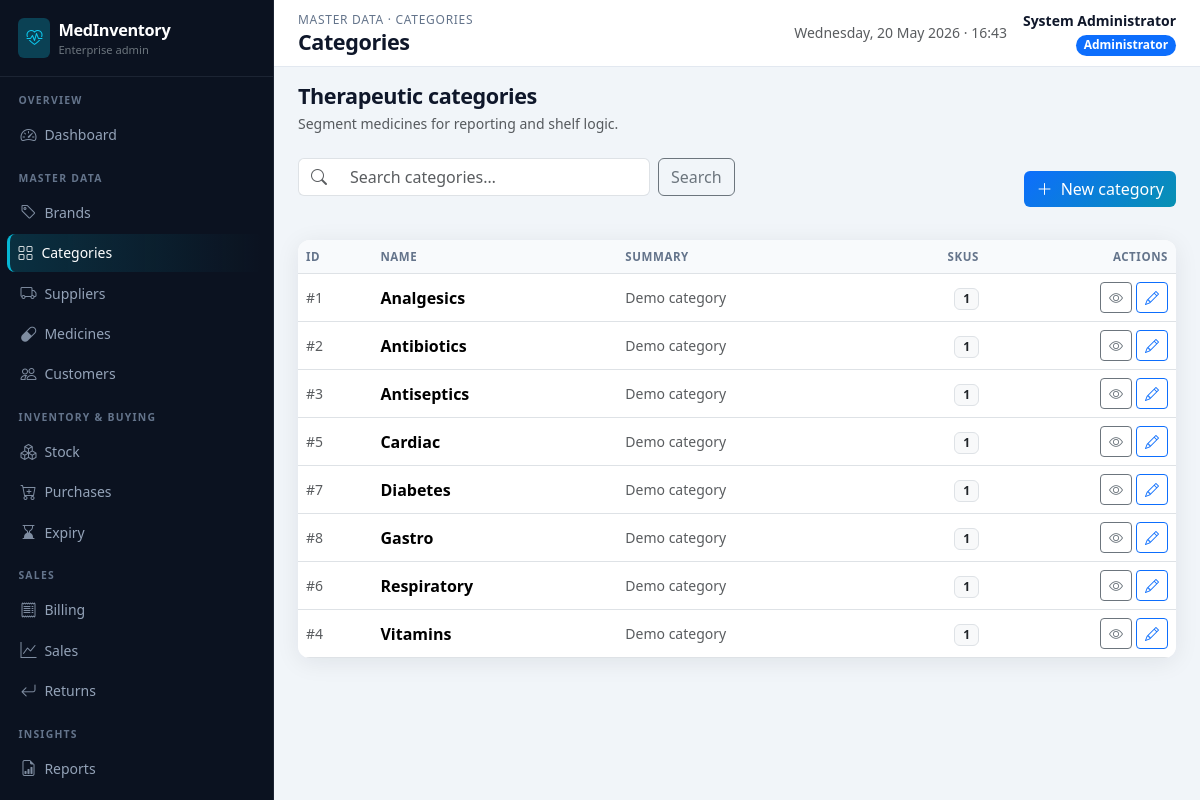
The app's page /admin/categories (signed in) with its own data.
### app/models.py (models this page shows, shortened)
class User(UserMixin, db.Model):
    __tablename__ = "users"
    id = db.Column(db.Integer, primary_key=True)
    username = db.Column(db.String(80), unique=True, nullable=False, index=True)
    password_hash = db.Column(db.String(256), nullable=False)
    full_name = db.Column(db.String(120), nullable=False)
    email = db.Column(db.String(120))
    phone = db.Column(db.String(32))
    role = db.Column(db.String(20), nullable=False, default="staff")  # admin | staff
    is_active = db.Column(db.Boolean, default=True)
    created_at = db.Column(db.DateTime, default=datetime.utcnow)
    bills = db.relationship("Bill", backref="staff", lazy="dynamic")
    returns = db.relationship("MedicineReturn", backref="staff", lazy="dynamic")

class Category(db.Model):
    __tablename__ = "categories"
    id = db.Column(db.Integer, primary_key=True)
    name = db.Column(db.String(120), unique=True, nullable=False, index=True)
    description = db.Column(db.Text)
    medicines = db.relationship("Medicine", backref="category", lazy="dynamic")

### app/admin_routes.py (the view)
@admin_bp.route("/categories")
@login_required
@admin_required
def categories():
    q = (request.args.get("q") or "").strip()
    page = request.args.get("page", 1, type=int) or 1
    query = Category.query
    if q:
        query = query.filter(Category.name.ilike(f"%{q}%"))
    query = query.order_by(Category.name)
    pagination = query.paginate(page=page, per_page=15, error_out=False)
    return render_template(
        "admin/categories_list.html",
        categories=pagination.items,
        pagination=pagination,
        q=q,
    )

### app/utils.py (called while the page is built)
def admin_required(view):
    @wraps(view)
    def wrapped(*args, **kwargs):
        if not current_user.is_authenticated:
            flash("Please log in to continue.", "warning")
            return redirect(url_for("main.login", next=request.url))
        if current_user.role != "admin":
            flash("You do not have permission to access that page.", "danger")
            return redirect(url_for("staff.dashboard"))
        return view(*args, **kwargs)
    return wrapped

### app/templates/admin/categories_list.html (shortened to what this page needs)
{% extends "admin/layout.html" %}
{% from "admin/_macros.html" import page_heading, toolbar_search, action_group, pagination_nav with context %}
{% block breadcrumb %}Master data · Categories{% endblock %}
{% block page_title %}Categories{% endblock %}
{% block content %}
{{ page_heading("Therapeutic categories", "Segment medicines for reporting and shelf logic.") }}
<div class="page-action-bar">
  <div class="flex-grow-1">{{ toolbar_search(url_for('admin.categories'), 'Search categories…', q) }}</div>
  <a href="{{ url_for('admin.category_new') }}" class="btn btn-brand"><i class="bi bi-plus-lg me-1"></i> New category</a>
</div>
<div class="card card-soft table-responsive">
  <table class="table table-hover align-middle mb-0">
    <thead><tr><th>ID</th><th>Name</th><th>Summary</th><th class="text-end">SKUs</th><th class="text-end">Actions</th></tr></thead>
    <tbody>
      {% for c in categories %}
      <tr>
        <td class="text-muted small">#{{ c.id }}</td>
        <td class="fw-semibold">{{ c.name }}</td>
        <td class="text-muted small">{% if c.description %}{{ c.description[:70] }}{% if c.description|length > 70 %}…{% endif %}{% else %}—{% endif %}</td>
        <td class="text-end"><span class="badge bg-light text-dark border">{{ c.medicines.count() }}</span></td>
        <td class="text-end">{{ action_group(url_for('admin.category_detail', cid=c.id), url_for('admin.category_edit', cid=c.id), url_for('admin.category_delete', cid=c.id) if c.medicines.count() == 0 else None) }}</td>
      </tr>
      {% else %}
      <tr><td colspan="5"><div class="empty-state">No categories. <a href="{{ url_for('admin.category_new') }}">Add one</a>.</div></td></tr>
      {% endfor %}
    </tbody>
  </table>
</div>
{% endblock %}

### app/templates/admin/layout.html (shortened to what this page needs)
{% extends "base.html" %}
{% block body %}
<div class="admin-shell d-flex">
  <aside class="sidebar-admin no-print d-none d-lg-block">
    <div class="brand-block">
      <div class="d-flex align-items-center gap-2 text-white">
        <span class="rounded-2 bg-info bg-opacity-25 d-flex p-2"><i class="bi bi-heart-pulse text-info"></i></span>
        <div>
          <div class="product-name fw-bold">MedInventory</div>
          <div class="small text-secondary" style="font-size:0.7rem;">Enterprise admin</div>
        </div>
      </div>
    </div>
    <nav class="nav flex-column pb-4">
      <div class="nav-section-label">Overview</div>
      <a class="nav-link {% if request.endpoint == 'admin.dashboard' %}active{% endif %}" href="{{ url_for('admin.dashboard') }}"><i class="bi bi-speedometer2"></i> Dashboard</a>
      <div class="nav-section-label">Master data</div>
      <a class="nav-link {% if request.endpoint in ['admin.brands','admin.brand_detail','admin.brand_new','admin.brand_edit'] %}active{% endif %}" href="{{ url_for('admin.brands') }}"><i class="bi bi-tag"></i> Brands</a>
      <a class="nav-link {% if request.endpoint in ['admin.categories','admin.category_detail','admin.category_new','admin.category_edit'] %}active{% endif %}" href="{{ url_for('admin.categories') }}"><i class="bi bi-grid"></i> Categories</a>
      <a class="nav-link {% if request.endpoint in ['admin.suppliers','admin.supplier_detail','admin.supplier_new','admin.supplier_edit'] %}active{% endif %}" href="{{ url_for('admin.suppliers') }}"><i class="bi bi-truck"></i> Suppliers</a>
      <a class="nav-link " href="{{ url_for('admin.medicines') }}"><i class="bi bi-capsule"></i> Medicines</a>
      <a class="nav-link " href="{{ url_for('admin.customers') }}"><i class="bi bi-people"></i> Customers</a>
      <div class="nav-section-label">Inventory &amp; buying</div>
      <a class="nav-link {% if 'stock' in (request.endpoint or '') %}active{% endif %}" href="{{ url_for('admin.stock_index') }}"><i class="bi bi-boxes"></i> Stock</a>
      <a class="nav-link " href="{{ url_for('admin.purchases') }}"><i class="bi bi-cart-plus"></i> Purchases</a>
      <a class="nav-link {% if request.endpoint == 'admin.expiry_index' %}active{% endif %}" href="{{ url_for('admin.expiry_index') }}"><i class="bi bi-hourglass-bottom"></i> Expiry</a>
      <div class="nav-section-label">Sales</div>
      <a class="nav-link {% if 'billing' in (request.endpoint or '') %}active{% endif %}" href="{{ url_for('admin.billing_list') }}"><i class="bi bi-receipt"></i> Billing</a>
      <a class="nav-link {% if request.endpoint in ['admin.sales','admin.sales_medicine_wise','admin.sales_daily','admin.sales_monthly'] %}active{% endif %}" href="{{ url_for('admin.sales') }}"><i class="bi bi-graph-up"></i> Sales</a>
      <a class="nav-link {% if 'returns' in (request.endpoint or '') %}active{% endif %}" href="{{ url_for('admin.returns_list') }}"><i class="bi bi-arrow-return-left"></i> Returns</a>
      <div class="nav-section-label">Insights</div>
      <a class="nav-link" href="{{ url_for('admin.reports', name='stock') }}"><i class="bi bi-file-earmark-bar-graph"></i> Reports</a>
      <a class="nav-link {% if request.endpoint == 'admin.analytics' %}active{% endif %}" href="{{ url_for('admin.analytics') }}"> Analytics</a>
    </nav>
  </aside>
  <div class="main-with-sidebar flex-grow-1">
    <header class="topbar d-flex flex-wrap justify-content-between align-items-center gap-2 no-print">
      <div class="d-flex align-items-center gap-2">
        <div>
          <div class="admin-breadcrumb">{% block breadcrumb %}Administration{% endblock %}</div>
          <h1 class="admin-page-title mb-0">{% block page_title %}Console{% endblock %}</h1>
        </div>
      </div>
      <div class="d-flex align-items-center gap-3 text-end">
        <div class="d-none d-md-block small text-muted">{{ moment or '' }}</div>
        <div>
          <div class="fw-semibold small">{{ current_user.full_name }}</div>
          <span class="badge text-bg-primary rounded-pill">Administrator</span>
        </div>
      </div>
    </header>
    <main class="p-4 pt-3">
      {% block content %}{% endblock %}
    </main>
  </div>
</div>
{% endblock %}

### app/templates/admin/_macros.html (shortened to what this page needs)
{% macro page_heading(title, subtitle=None) %}
<div class="admin-page-head mb-4">
  <h1 class="admin-page-title mb-1">{{ title }}</h1>
  {% if subtitle %}<p class="text-muted small mb-0">{{ subtitle }}</p>{% endif %}
</div>
{% endmacro %}
{% macro toolbar_search(action_url, placeholder='Search…', q='') %}
<form class="row g-2 align-items-center flex-wrap mb-4" method="get" action="{{ action_url }}">
  <div class="col-auto flex-grow-1" style="min-width:220px;max-width:360px">
    <div class="input-group">
      <span class="input-group-text bg-white border-end-0"><i class="bi bi-search text-muted"></i></span>
      <input type="search" class="form-control border-start-0" name="q" value="{{ q }}" placeholder="{{ placeholder }}" autocomplete="off">
    </div>
  </div>
  <div class="col-auto">
    <button type="submit" class="btn btn-outline-secondary">Search</button>
  </div>
</form>
{% endmacro %}
{% macro action_group(view_url, edit_url, delete_url=None, delete_confirm='Delete this record?') %}
<div class="d-flex flex-wrap gap-1 justify-content-end">
  <a href="{{ view_url }}" class="btn btn-sm btn-outline-secondary" title="View"><i class="bi bi-eye"></i></a>
  <a href="{{ edit_url }}" class="btn btn-sm btn-outline-primary" title="Edit"><i class="bi bi-pencil"></i></a>
</div>
{% endmacro %}

### app/static/css/app.css (style rules this page uses)
:root { --mi-primary: #0d6efd; --mi-sidebar: #0b1220; --mi-sidebar-border: rgba(148, 163, 184, 0.12); --mi-sidebar-hover: #151f32; --mi-accent: #06b6d4; --mi-card-shadow: 0 4px 24px rgba(15, 23, 42, 0.08); --mi-topbar-h: 64px; }
body { font-family: "Segoe UI", system-ui, -apple-system, Roboto, "Helvetica Neue", sans-serif; background: #f1f5f9; color: #0f172a; }
.card-soft { border: none; box-shadow: var(--mi-card-shadow); border-radius: 12px; background: #fff; }
.sidebar-admin { min-height: 100vh; background: var(--mi-sidebar); color: #e2e8f0; width: 274px; position: fixed; left: 0; top: 0; z-index: 1040; padding: 0; overflow-y: auto; border-right: 1px solid var(--mi-sidebar-border); }
.sidebar-admin .brand-block { padding: 1.1rem 1.15rem; border-bottom: 1px solid var(--mi-sidebar-border); }
.sidebar-admin .brand-block .product-name { font-size: 1.02rem; letter-spacing: -0.02em; }
.sidebar-admin .nav-section-label { font-size: 0.65rem; text-transform: uppercase; letter-spacing: 0.12em; color: #64748b; padding: 1rem 1.15rem 0.35rem; font-weight: 600; }
.sidebar-admin a.nav-link { color: #94a3b8; border-radius: 8px; margin: 1px 10px; padding: 0.45rem 0.65rem; font-size: 0.875rem; display: flex; align-items: center; gap: 0.5rem; }
.sidebar-admin a.nav-link i { font-size: 1rem; opacity: 0.85; }
.sidebar-admin a.nav-link.active { background: linear-gradient(90deg, rgba(6, 182, 212, 0.18), transparent); color: #fff; border-left: 3px solid var(--mi-accent); margin-left: 7px; padding-left: calc(0.65rem - 3px); }
.main-with-sidebar { margin-left: 274px; min-height: 100vh; }
.admin-shell { min-height: 100vh; }
.topbar { background: #fff; border-bottom: 1px solid #e2e8f0; min-height: var(--mi-topbar-h); padding: 0.65rem 1.5rem; position: sticky; top: 0; z-index: 1020; }
.admin-page-title { font-size: 1.35rem; font-weight: 700; letter-spacing: -0.02em; color: #0f172a; }
.admin-breadcrumb { font-size: 0.75rem; color: #64748b; text-transform: uppercase; letter-spacing: 0.06em; }
.table thead th { font-size: 0.72rem; text-transform: uppercase; letter-spacing: 0.05em; color: #64748b; font-weight: 600; border-bottom-width: 1px; background: #f8fafc; white-space: nowrap; }
.table tbody td { vertical-align: middle; }
.btn-brand { background: linear-gradient(135deg, #0d6efd, #0891b2); border: none; color: #fff; }
.page-action-bar { display: flex; flex-wrap: wrap; gap: 0.5rem; align-items: center; justify-content: space-between; margin-bottom: 1.25rem; }

### records on screen
User: full_name "System Administrator"
Category: id "1", name "Analgesics", description "Demo category", medicines.count "1"
Category: id "2", name "Antibiotics", description "Demo category", medicines.count "1"
Category: id "3", name "Antiseptics", description "Demo category", medicines.count "1"
Category: id "5", name "Cardiac", description "Demo category", medicines.count "1"
Category: id "7", name "Diabetes", description "Demo category", medicines.count "1"
Category: id "8", name "Gastro", description "Demo category", medicines.count "1"
Category: id "6", name "Respiratory", description "Demo category", medicines.count "1"
Category: id "4", name "Vitamins", description "Demo category", medicines.count "1"

### other values on screen
{{ title }} "Therapeutic categories"
{{ subtitle }} "Segment medicines for reporting and shelf logic."
